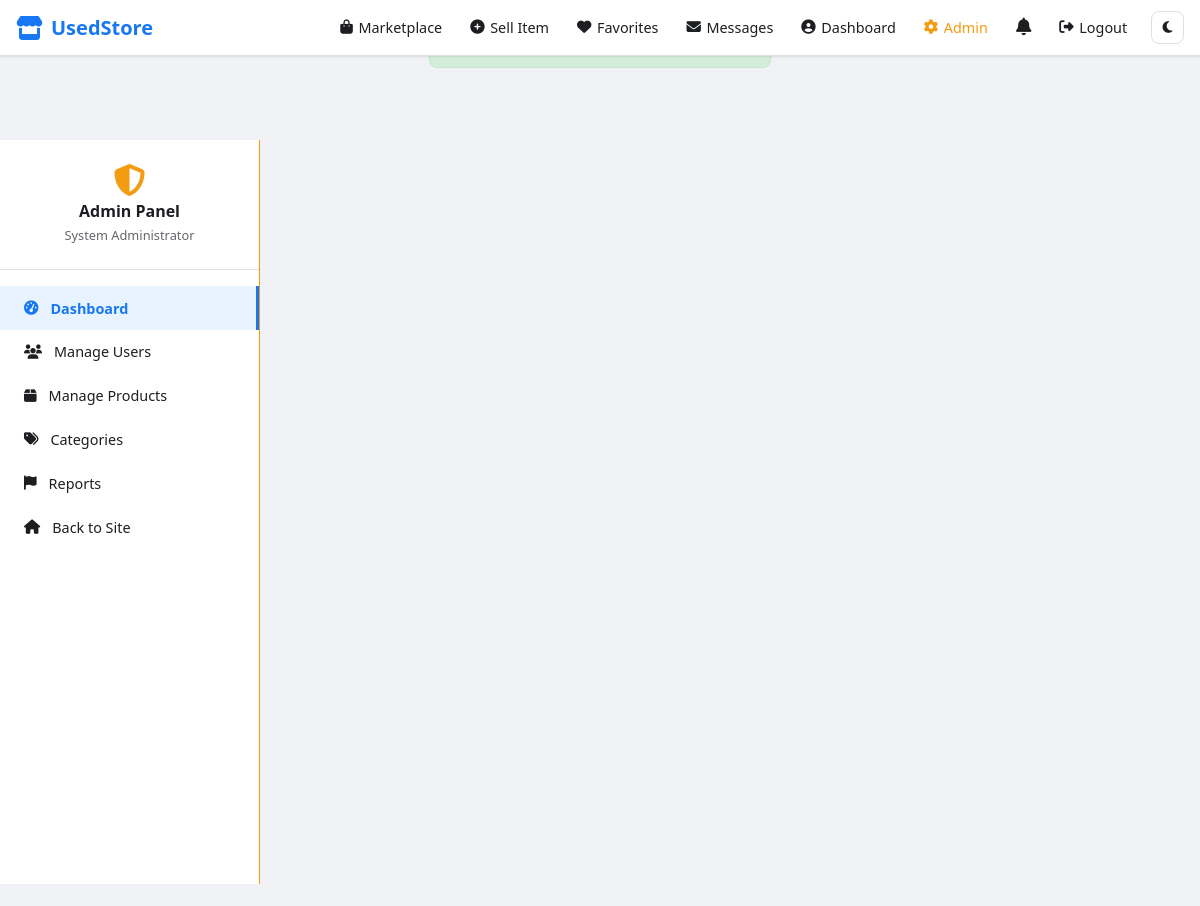
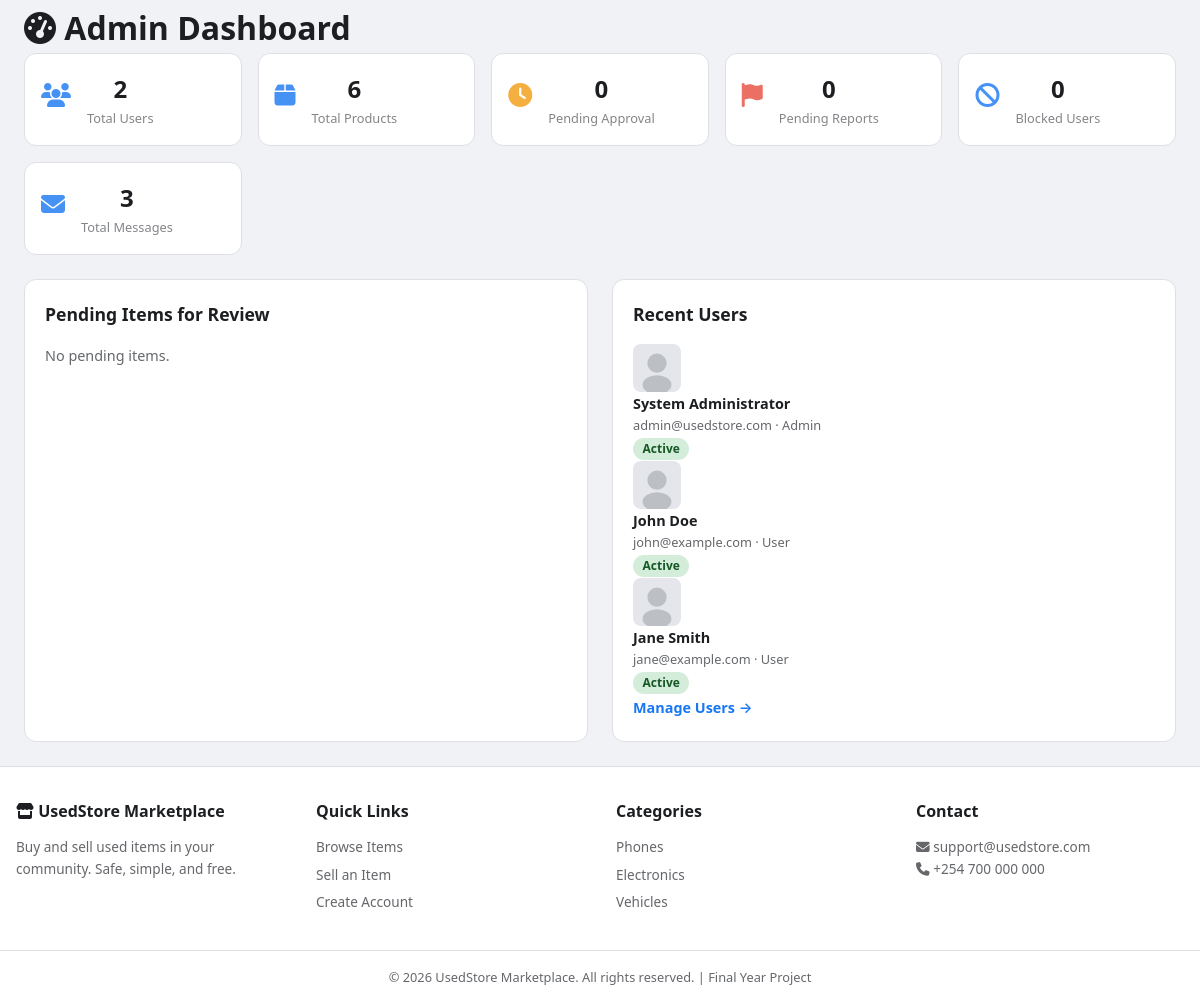
/admin/index.php (signed in), run on the app's committed database (2 pictures, top to bottom).
### tables this page shows
CREATE TABLE users (
    id              INT AUTO_INCREMENT PRIMARY KEY,
    full_name       VARCHAR(100) NOT NULL,
    email           VARCHAR(150) NOT NULL UNIQUE,
    phone           VARCHAR(20) NOT NULL,
    password        VARCHAR(255) NOT NULL,
    profile_picture VARCHAR(255) DEFAULT 'default-avatar.png',
    role            ENUM('user', 'admin') NOT NULL DEFAULT 'user',
    status          ENUM('active', 'blocked') NOT NULL DEFAULT 'active',
    created_at      TIMESTAMP DEFAULT CURRENT_TIMESTAMP,
    updated_at      TIMESTAMP DEFAULT CURRENT_TIMESTAMP ON UPDATE CURRENT_TIMESTAMP
);

### includes/functions.php (called while the page is built, shortened)
<?php
function sanitize(string $input): string
{
    return htmlspecialchars(trim($input), ENT_QUOTES, 'UTF-8');
}
function getProfileImage(?string $path): string
{
    return SITE_URL . '/assets/images/default-avatar.svg';
}

### admin/index.php (the view, shortened to what this page needs)
<?php
require_once __DIR__ . '/../includes/functions.php';
$stats = $pdo->query(
    "SELECT
        (SELECT COUNT(*) FROM users WHERE role = 'user') AS total_users,
        (SELECT COUNT(*) FROM users WHERE status = 'blocked') AS blocked_users,
        (SELECT COUNT(*) FROM products) AS total_products,
        (SELECT COUNT(*) FROM products WHERE status = 'pending') AS pending_products,
        (SELECT COUNT(*) FROM reports WHERE status = 'pending') AS pending_reports,
        (SELECT COUNT(*) FROM messages) AS total_messages"
)->fetch();
$recentUsers = $pdo->query('SELECT * FROM users ORDER BY created_at DESC LIMIT 5')->fetchAll();
$pendingItems = $pdo->query(
    "SELECT p.*, u.full_name AS seller_name FROM products p
     JOIN users u ON p.user_id = u.id WHERE p.status = 'pending' ORDER BY p.date_posted DESC LIMIT 5"
)->fetchAll();
require_once __DIR__ . '/../includes/header.php';
require_once __DIR__ . '/sidebar.php';
?>
<div class="dashboard-content">
    <h1><i class="fas fa-tachometer-alt"></i> Admin Dashboard</h1>
    <div class="stats-grid">
        <div class="stat-card dash-stat">
            <i class="fas fa-users"></i>
            <div><h3><?= $stats['total_users'] ?></h3><p>Total Users</p></div>
        </div>
        <div class="stat-card dash-stat">
            <i class="fas fa-box"></i>
            <div><h3><?= $stats['total_products'] ?></h3><p>Total Products</p></div>
        </div>
        <div class="stat-card dash-stat warning">
            <i class="fas fa-clock"></i>
            <div><h3><?= $stats['pending_products'] ?></h3><p>Pending Approval</p></div>
        </div>
        <div class="stat-card dash-stat danger">
            <i class="fas fa-flag"></i>
            <div><h3><?= $stats['pending_reports'] ?></h3><p>Pending Reports</p></div>
        </div>
        <div class="stat-card dash-stat">
            <i class="fas fa-ban"></i>
            <div><h3><?= $stats['blocked_users'] ?></h3><p>Blocked Users</p></div>
        </div>
        <div class="stat-card dash-stat">
            <i class="fas fa-envelope"></i>
            <div><h3><?= $stats['total_messages'] ?></h3><p>Total Messages</p></div>
        </div>
    </div>
    <div class="dashboard-grid">
        <div class="dashboard-section">
            <h2>Pending Items for Review</h2>
            <?php if (empty($pendingItems)): ?>
                <p class="empty-text">No pending items.</p>
            <?php endif; ?>
        </div>
        <div class="dashboard-section">
            <h2>Recent Users</h2>
            <?php foreach ($recentUsers as $u): ?>
                <div class="dash-item">
                    <img src="<?= getProfileImage($u['profile_picture']) ?>" alt="" class="conv-avatar">
                    <div>
                        <h4><?= sanitize($u['full_name']) ?></h4>
                        <p><?= sanitize($u['email']) ?> · <?= ucfirst($u['role']) ?></p>
                    </div>
                    <span class="status-badge status-<?= $u['status'] ?>"><?= ucfirst($u['status']) ?></span>
                </div>
            <?php endforeach; ?>
            <a href="<?= SITE_URL ?>/admin/users.php" class="view-all">Manage Users →</a>
        </div>
    </div>
</div>
</div>
<?php require_once __DIR__ . '/../includes/footer.php'; ?>

### assets/css/style.css (style rules this page uses)
:root { --primary: #1877f2; --primary-dark: #166fe5; --primary-light: #e7f3ff; --secondary: #42b72a; --danger: #e74c3c; --warning: #f39c12; --success: #27ae60; --bg: #f0f2f5; --bg-card: #ffffff; --text: #1c1e21; --text-muted: #65676b; --border: #dddfe2; --shadow: 0 1px 2px rgba(0,0,0,.1); --shadow-lg: 0 4px 12px rgba(0,0,0,.15); --radius: 8px; --radius-lg: 12px; --nav-height: 56px; --transition: 0.2s ease; --font: 'Segoe UI', system-ui, -apple-system, sans-serif; }
*, *::before, *::after { box-sizing: border-box; margin: 0; padding: 0; }
html { scroll-behavior: smooth; }
body { font-family: var(--font); background: var(--bg); color: var(--text); line-height: 1.6; min-height: 100vh; display: flex; flex-direction: column; }
a { color: var(--primary); text-decoration: none; }
img { max-width: 100%; height: auto; display: block; }
.stat-card { background: rgba(255,255,255,0.15); backdrop-filter: blur(10px); padding: 1.25rem 2rem; border-radius: var(--radius-lg); text-align: center; }
.stat-card i { font-size: 1.5rem; margin-bottom: 0.5rem; opacity: 0.8; }
.stat-card h3 { font-size: 1.75rem; }
.stat-card p { font-size: 0.85rem; opacity: 0.8; }
.view-all { color: var(--primary); font-weight: 600; font-size: 0.9rem; text-decoration: none; }
.dashboard-content { flex: 1; padding: 1.5rem; min-width: 0; }
.dashboard-grid { display: grid; grid-template-columns: 1fr 1fr; gap: 1.5rem; margin-top: 1.5rem; }
.dashboard-section { background: var(--bg-card); border-radius: var(--radius-lg); border: 1px solid var(--border); padding: 1.25rem; }
.dashboard-section h2 { font-size: 1.1rem; margin-bottom: 1rem; }
.stats-grid { display: grid; grid-template-columns: repeat(auto-fill, minmax(180px, 1fr)); gap: 1rem; }
.dash-stat { display: flex; align-items: center; gap: 1rem; background: var(--bg-card); border: 1px solid var(--border); padding: 1rem; border-radius: var(--radius-lg); }
.dash-stat i { font-size: 1.5rem; color: var(--primary); }
.dash-stat.warning i { color: var(--warning); }
.dash-stat.danger i { color: var(--danger); }
.dash-stat h3 { font-size: 1.5rem; }
.dash-stat p { font-size: 0.8rem; color: var(--text-muted); }
.dash-item img { width: 48px; height: 48px; border-radius: var(--radius); object-fit: cover; }
.dash-item h4 { font-size: 0.9rem; }
.dash-item p { font-size: 0.8rem; color: var(--text-muted); }
.status-badge, .role-badge { padding: 0.15rem 0.6rem; border-radius: 20px; font-size: 0.75rem; font-weight: 600; }
.status-active, .status-approved { background: #d4edda; color: #155724; }
.conv-avatar { width: 44px; height: 44px; border-radius: 50%; object-fit: cover; flex-shrink: 0; }
.empty-text { color: var(--text-muted); font-size: 0.9rem; }

### data on the page
users: full_name "System Administrator", email "admin@usedstore.com", role "Admin", status "Active"
users: full_name "John Doe", email "john@example.com", role "User", status "Active"
users: full_name "Jane Smith", email "jane@example.com", role "User", status "Active"

### other printed values
$_SESSION['user_name'] "System Administrator"
$stats['total_users'] "2"
$stats['total_products'] "6"
$stats['pending_products'] "0"
$stats['pending_reports'] "0"
$stats['blocked_users'] "0"
$stats['total_messages'] "3"
